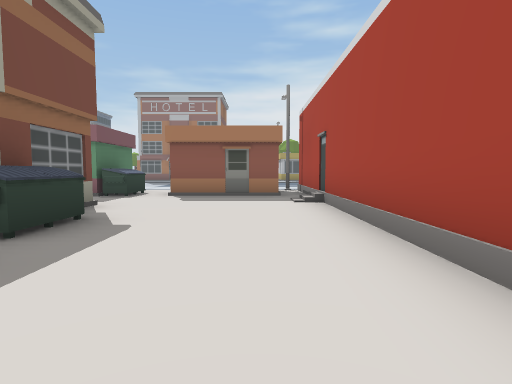
[1] (above)

24 first-person views from a walk through a 3-D level made in the Unity game engine. The camera is 1.2 m above the floor, tilts 4° down and sees 80° across. The floor is counted in squares, 2 m on a side. Each view is taken from the middle of a square. On the plan, view 1 faces up. The plan holds only what a view shows up to about 9 squares ahead; the rest is blank. The place goes on beyond the plan. Some surface patterns are stand-ins.

[2]
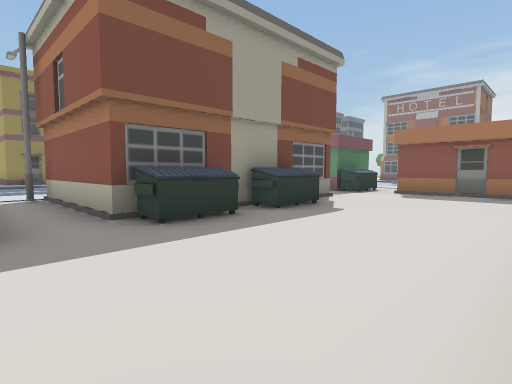

[3]
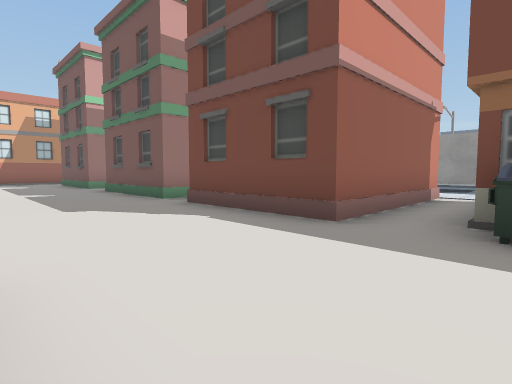

[4]
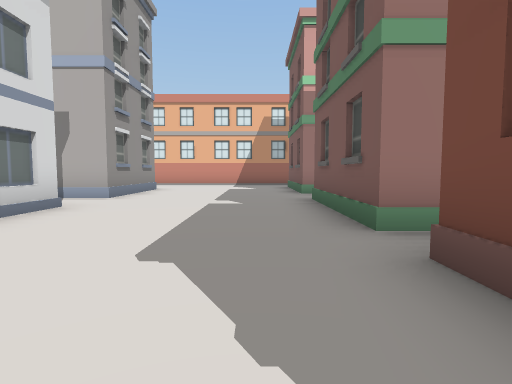

[5]
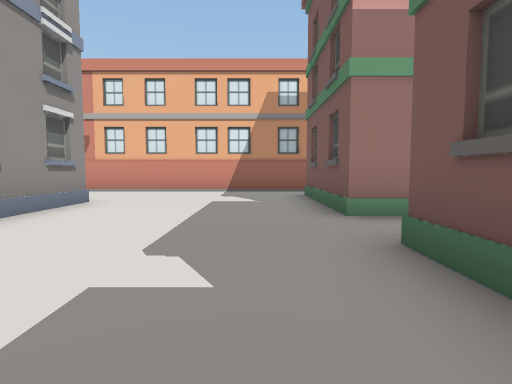

[6]
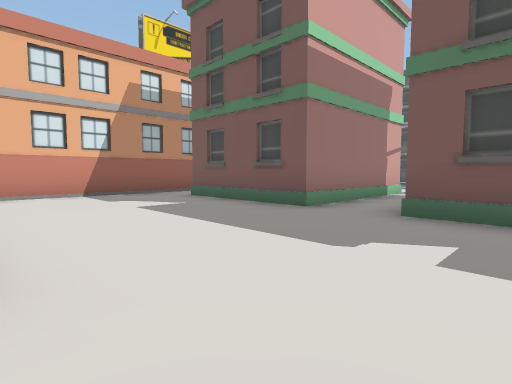

[7]
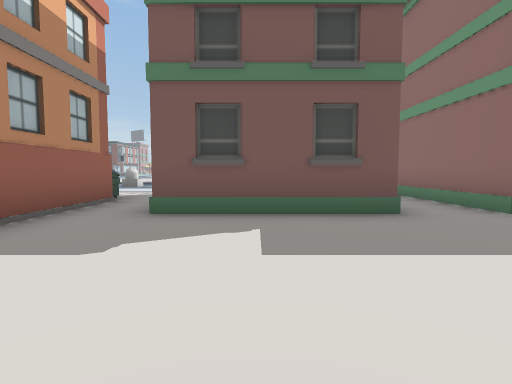

[8]
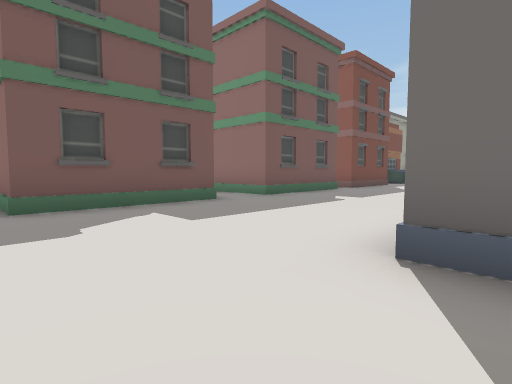

[9]
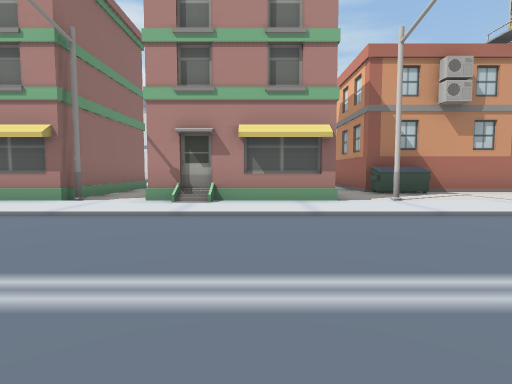

[10]
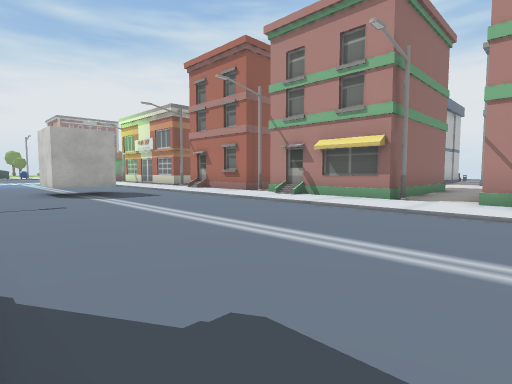

[11]
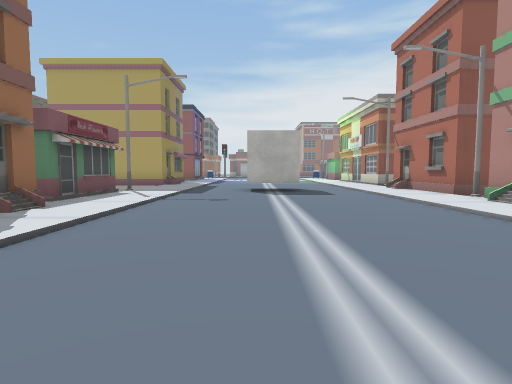

[12]
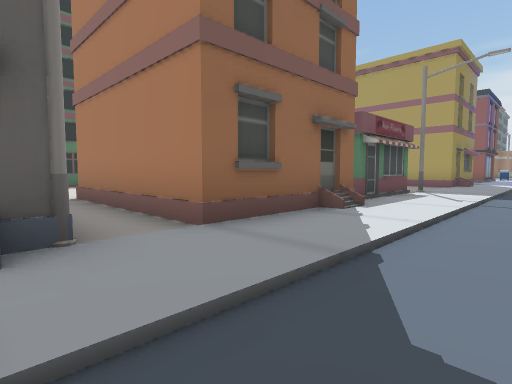

[13]
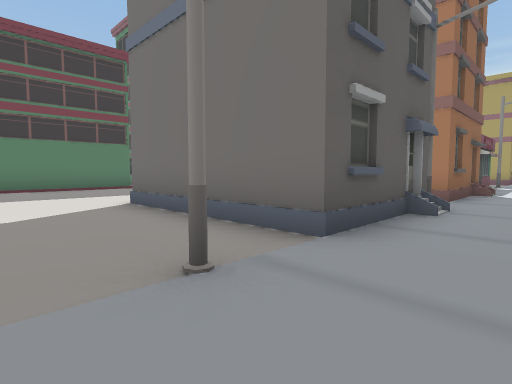

[14]
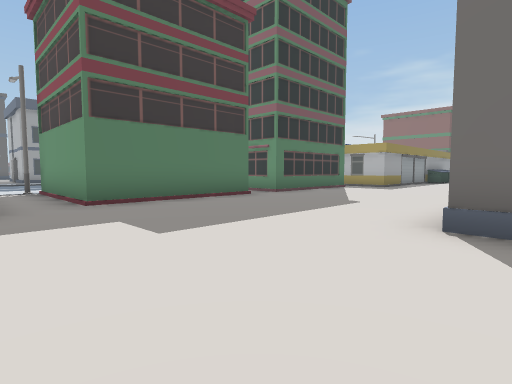

[15]
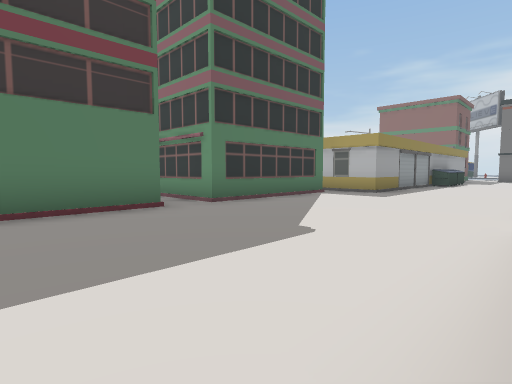

[16]
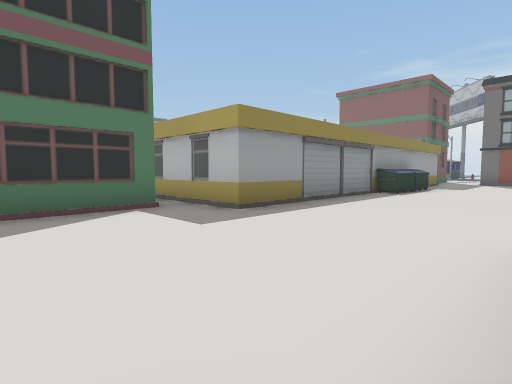

[17]
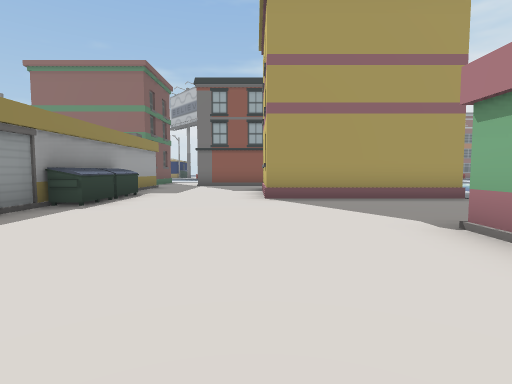

[18]
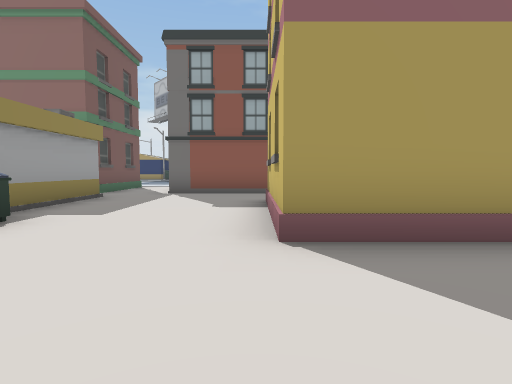

[19]
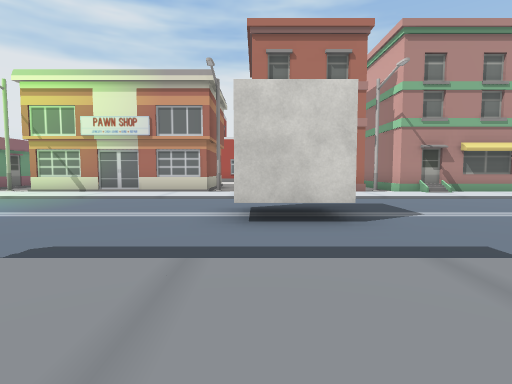

[20]
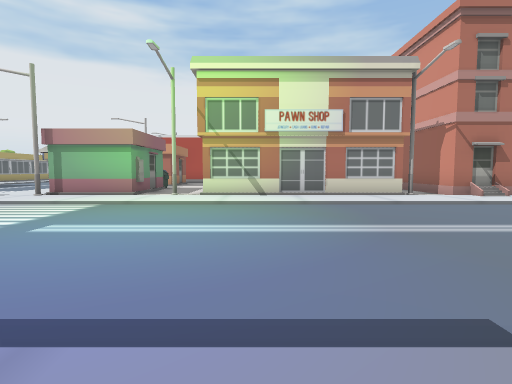

[21]
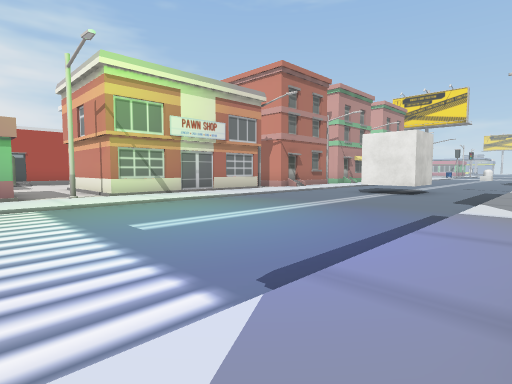

[22]
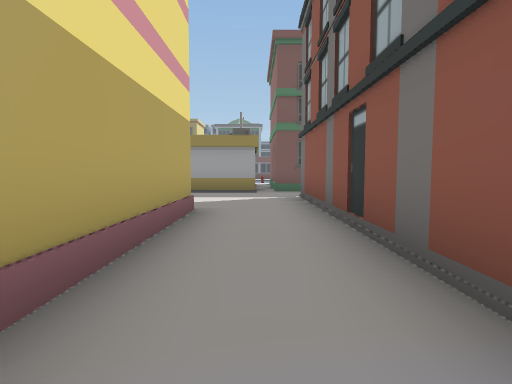

[23]
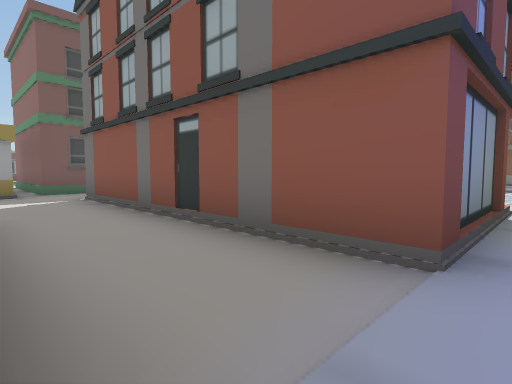

[24]
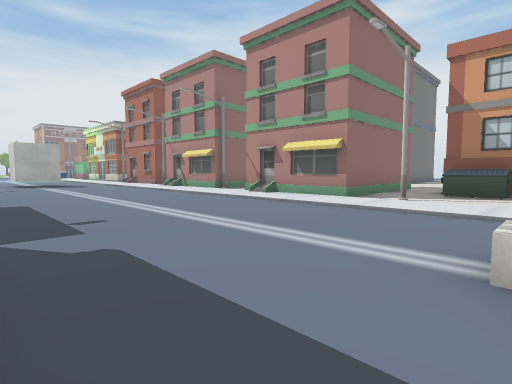

### Floor plan
Key: @ floor where view 1 was taken; # wall or solid block; . floor; / step, stairs or slope; B building; U dumpster; S streetlight; T turret.
Columns run from 26 left of view 1 to 4 right of it. Each row starts with its distance up from view 1.
  9            B.     /SB #.
  8    B       #./..../.###U
  7    #.      #./..../.###U....
  6   ##.#######./..../.S....../
  5    #........./..../.B###....
  4    #....####./..../.## #....
  3    #....   B./..../.#  #U...
  2    #....     /..../.#  #....
  1    #U...####//..../.#  #U...
  0    #U......../..../.S.....@B
 -1    #U......../.##./.####....
 -2 B  #.......S./.##.//#   ....
 -3 B  #.....###./..../.B   ....B
 -4 B  #.....  B./..../.S   ....
 -5 B  #.....  #./..../.#  #.....
 -6   ......   #./....//#   ....B
 -7   #.....   #//..../.##  .....
 -8   #.....  ##./..../.B###......
 -9  ##.....###B./..../.S........#
-10 ##B........S./..../.####.....
-11  ......B   #//....//#   ....B
-12   B.....   #./..../.##  .....#
-13   #....B####./..../.B###......
-14   #........../..../...........
-15 ###........S./..../.S.####B####
-16 ............./..../...U
-17     .....    /.TT./ ..#

Where each view was taken, in squares from view 1:
view 1: 0 up, 0 right, facing up
view 2: 1 down, 1 right, facing up-left
view 3: 1 up, 1 right, facing down-left
view 4: 2 down, 1 left, facing down
view 5: 6 down, 1 left, facing down
view 6: 7 down, 2 right, facing down-left
view 7: 12 down, 2 right, facing left
view 8: 14 down, 3 right, facing up-left
view 9: 12 down, 12 left, facing right
view 10: 11 down, 13 left, facing up-right
view 11: 11 down, 11 left, facing up
view 12: 11 down, 12 left, facing up-left
view 13: 16 down, 13 left, facing up-left
view 14: 17 down, 18 left, facing up-left
view 15: 14 down, 19 left, facing up-left
view 16: 9 down, 19 left, facing up-left
view 17: 6 down, 19 left, facing up
view 18: 2 down, 19 left, facing up
view 19: 1 down, 15 left, facing right
view 20: 4 up, 14 left, facing right
view 21: 8 up, 14 left, facing down-right
view 22: 5 up, 14 left, facing left
view 23: 4 up, 14 left, facing up-left
view 24: 17 down, 13 left, facing up-right
